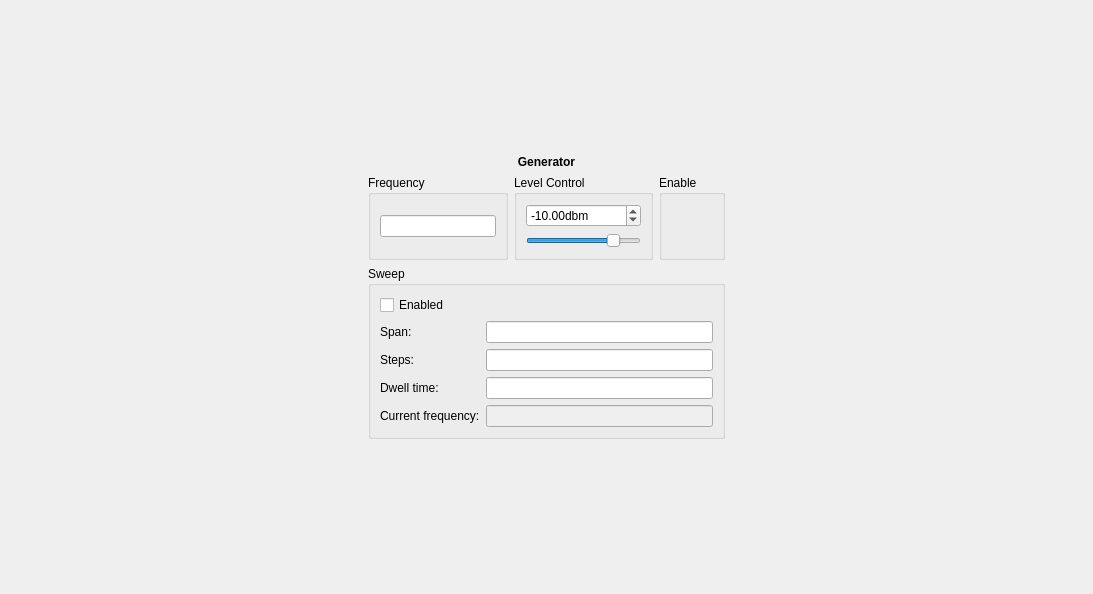
<?xml version="1.0" encoding="UTF-8"?>
<ui version="4.0">
 <class>SignalgeneratorWidget</class>
 <widget class="QWidget" name="SignalgeneratorWidget">
  <property name="geometry">
   <rect>
    <x>0</x>
    <y>0</y>
    <width>1093</width>
    <height>594</height>
   </rect>
  </property>
  <property name="sizePolicy">
   <sizepolicy hsizetype="MinimumExpanding" vsizetype="MinimumExpanding">
    <horstretch>0</horstretch>
    <verstretch>0</verstretch>
   </sizepolicy>
  </property>
  <property name="windowTitle">
   <string>Form</string>
  </property>
  <property name="autoFillBackground">
   <bool>false</bool>
  </property>
  <layout class="QHBoxLayout" name="horizontalLayout_2">
   <item>
    <spacer name="horizontalSpacer">
     <property name="orientation">
      <enum>Qt::Horizontal</enum>
     </property>
     <property name="sizeHint" stdset="0">
      <size>
       <width>40</width>
       <height>20</height>
      </size>
     </property>
    </spacer>
   </item>
   <item>
    <layout class="QVBoxLayout" name="verticalLayout_4">
     <item>
      <spacer name="verticalSpacer">
       <property name="orientation">
        <enum>Qt::Vertical</enum>
       </property>
       <property name="sizeHint" stdset="0">
        <size>
         <width>20</width>
         <height>40</height>
        </size>
       </property>
      </spacer>
     </item>
     <item>
      <widget class="QLabel" name="label">
       <property name="font">
        <font>
         <weight>75</weight>
         <bold>true</bold>
        </font>
       </property>
       <property name="text">
        <string>Generator</string>
       </property>
       <property name="alignment">
        <set>Qt::AlignCenter</set>
       </property>
      </widget>
     </item>
     <item>
      <layout class="QHBoxLayout" name="horizontalLayout">
       <item>
        <widget class="QGroupBox" name="groupBox">
         <property name="title">
          <string>Frequency</string>
         </property>
         <layout class="QVBoxLayout" name="verticalLayout_2">
          <item>
           <widget class="SIUnitEdit" name="frequency"/>
          </item>
         </layout>
        </widget>
       </item>
       <item>
        <widget class="QGroupBox" name="groupBox_2">
         <property name="title">
          <string>Level Control</string>
         </property>
         <layout class="QVBoxLayout" name="verticalLayout">
          <item>
           <widget class="QDoubleSpinBox" name="levelSpin">
            <property name="suffix">
             <string>dbm</string>
            </property>
            <property name="minimum">
             <double>-50.000000000000000</double>
            </property>
            <property name="maximum">
             <double>0.000000000000000</double>
            </property>
            <property name="singleStep">
             <double>0.250000000000000</double>
            </property>
            <property name="value">
             <double>-10.000000000000000</double>
            </property>
           </widget>
          </item>
          <item>
           <widget class="QSlider" name="levelSlider">
            <property name="minimum">
             <number>-5000</number>
            </property>
            <property name="maximum">
             <number>0</number>
            </property>
            <property name="singleStep">
             <number>25</number>
            </property>
            <property name="pageStep">
             <number>500</number>
            </property>
            <property name="value">
             <number>-1000</number>
            </property>
            <property name="orientation">
             <enum>Qt::Horizontal</enum>
            </property>
           </widget>
          </item>
         </layout>
        </widget>
       </item>
       <item>
        <widget class="QGroupBox" name="portBox">
         <property name="title">
          <string>Enable</string>
         </property>
         <layout class="QVBoxLayout" name="verticalLayout_3"/>
        </widget>
       </item>
      </layout>
     </item>
     <item>
      <widget class="QGroupBox" name="groupBox_4">
       <property name="title">
        <string>Sweep</string>
       </property>
       <layout class="QVBoxLayout" name="verticalLayout_5">
        <item>
         <widget class="QCheckBox" name="EnabledSweep">
          <property name="text">
           <string>Enabled</string>
          </property>
         </widget>
        </item>
        <item>
         <layout class="QFormLayout" name="formLayout">
          <item row="0" column="0">
           <widget class="QLabel" name="label_2">
            <property name="text">
             <string>Span:</string>
            </property>
           </widget>
          </item>
          <item row="0" column="1">
           <widget class="SIUnitEdit" name="span">
            <property name="text">
             <string/>
            </property>
           </widget>
          </item>
          <item row="1" column="0">
           <widget class="QLabel" name="label_3">
            <property name="text">
             <string>Steps:</string>
            </property>
           </widget>
          </item>
          <item row="1" column="1">
           <widget class="SIUnitEdit" name="steps">
            <property name="text">
             <string/>
            </property>
           </widget>
          </item>
          <item row="2" column="0">
           <widget class="QLabel" name="label_4">
            <property name="text">
             <string>Dwell time:</string>
            </property>
           </widget>
          </item>
          <item row="2" column="1">
           <widget class="SIUnitEdit" name="dwell">
            <property name="text">
             <string/>
            </property>
           </widget>
          </item>
          <item row="3" column="0">
           <widget class="QLabel" name="label_5">
            <property name="text">
             <string>Current frequency:</string>
            </property>
           </widget>
          </item>
          <item row="3" column="1">
           <widget class="SIUnitEdit" name="current">
            <property name="enabled">
             <bool>false</bool>
            </property>
            <property name="text">
             <string/>
            </property>
            <property name="readOnly">
             <bool>true</bool>
            </property>
           </widget>
          </item>
         </layout>
        </item>
       </layout>
      </widget>
     </item>
     <item>
      <spacer name="verticalSpacer_2">
       <property name="orientation">
        <enum>Qt::Vertical</enum>
       </property>
       <property name="sizeHint" stdset="0">
        <size>
         <width>20</width>
         <height>40</height>
        </size>
       </property>
      </spacer>
     </item>
    </layout>
   </item>
   <item>
    <spacer name="horizontalSpacer_2">
     <property name="orientation">
      <enum>Qt::Horizontal</enum>
     </property>
     <property name="sizeHint" stdset="0">
      <size>
       <width>40</width>
       <height>20</height>
      </size>
     </property>
    </spacer>
   </item>
  </layout>
 </widget>
 <customwidgets>
  <customwidget>
   <class>SIUnitEdit</class>
   <extends>QLineEdit</extends>
   <header>CustomWidgets/siunitedit.h</header>
  </customwidget>
 </customwidgets>
 <resources/>
 <connections/>
</ui>
